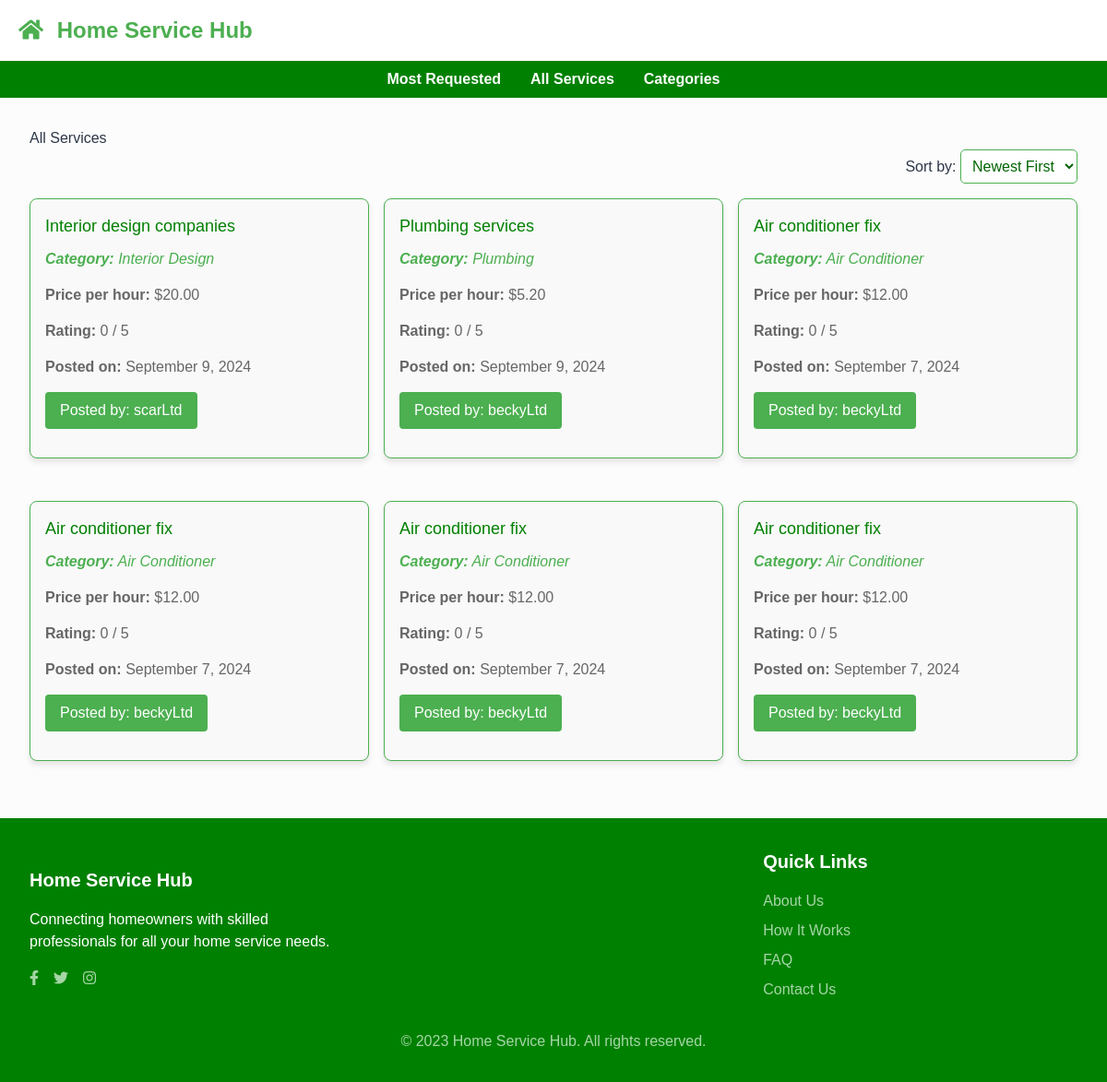
Page /services/service_list/ on the earlier database version.
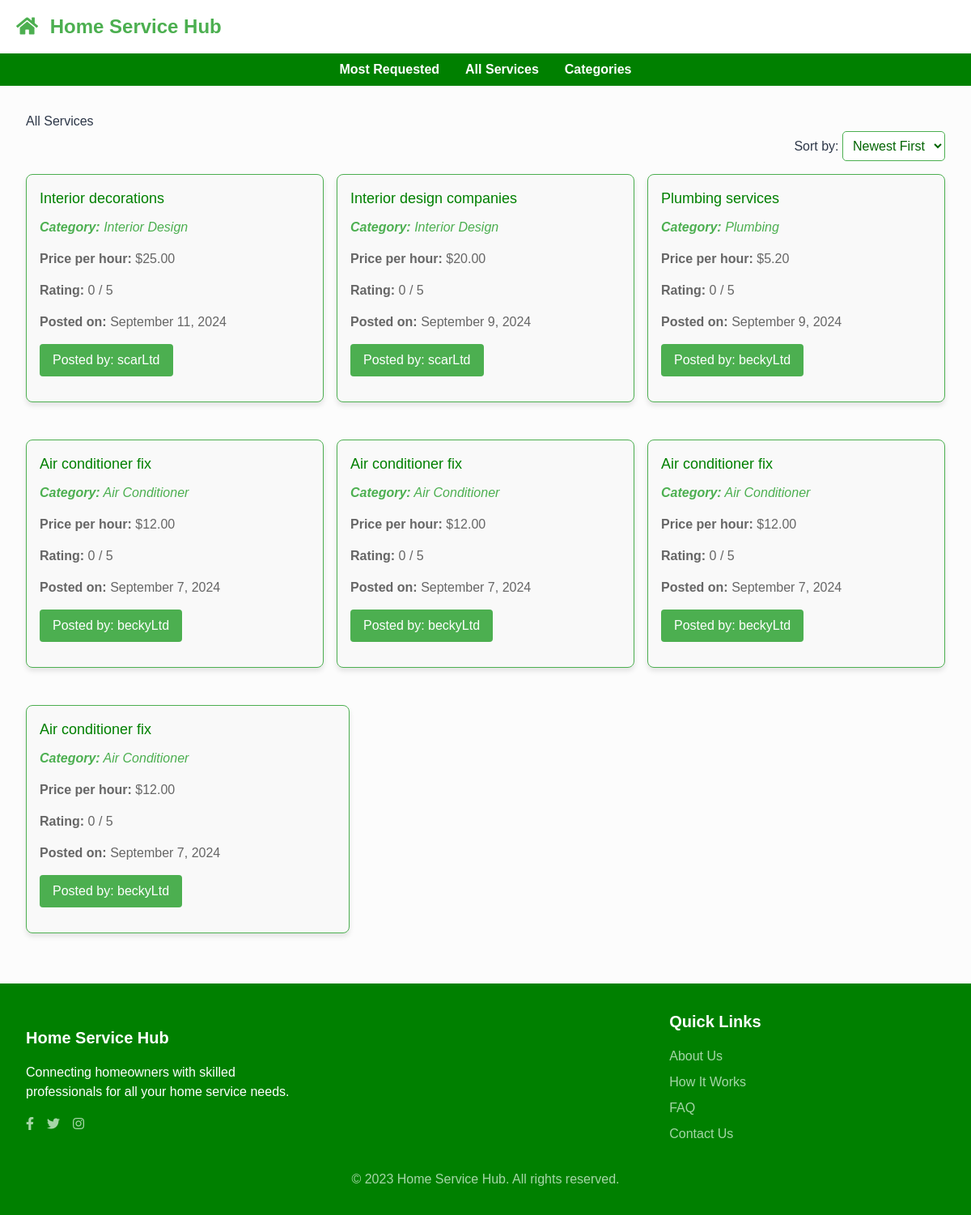
Same page on the later database version.
### services/models.py (models this page shows, shortened)
class Service(models.Model):
    company = models.ForeignKey(Company, on_delete=models.CASCADE)
    name = models.CharField(max_length=40)
    description = models.TextField()
    price_hour = models.DecimalField(decimal_places=2, max_digits=100)
    rating = models.IntegerField(
        validators=[MinValueValidator(0), MaxValueValidator(5)], default=0
    )
    choices = (
        ("Air Conditioner", "Air Conditioner"),
        ("Carpentry", "Carpentry"),
        ("Electricity", "Electricity"),
        ("Gardening", "Gardening"),
        ("Home Machines", "Home Machines"),
        ("House Keeping", "House Keeping"),
        ("Interior Design", "Interior Design"),
        ("Locks", "Locks"),
        ("Painting", "Painting"),
        ("Plumbing", "Plumbing"),
        ("Water Heaters", "Water Heaters"),
    )
    field = models.CharField(max_length=30, blank=False, null=False, choices=choices)
    date = models.DateTimeField(auto_now=True, null=False)

### users/models.py (models this page shows, shortened)
class Company(models.Model):
    user = models.OneToOneField(User, on_delete=models.CASCADE, primary_key=True)
    email = models.EmailField(
        max_length=100,
        unique=True,
        blank=False,
        null=False,
        default="default@example.com",
    )
    username = models.CharField(max_length=150, unique=True, blank=False, null=False)
    field_of_work = models.CharField(
        max_length=70,
        choices=(
            ("Air Conditioner", "Air Conditioner"),
            ("All in One", "All in One"),
            ("Carpentry", "Carpentry"),
            ("Electricity", "Electricity"),
            ("Gardening", "Gardening"),
            ("Home Machines", "Home Machines"),
            ("House Keeping", "House Keeping"),
            ("Interior Design", "Interior Design"),
            ("Locks", "Locks"),
            ("Painting", "Painting"),
            ("Plumbing", "Plumbing"),
            ("Water Heaters", "Water Heaters"),
        ),
        blank=False,
        null=False,
    )
    rating = models.IntegerField(
        validators=[MaxValueValidator(5), MinValueValidator(0)], default=0
    )
    description = models.TextField(blank=True, null=True)

### services/views.py (the view)
# urls.py: path("service_list/", v.services_list, name="service_list"),
def services_list(request):
    services = Service.objects.all().order_by("-date")  # Newest first by default
    return render(request, "service_main.html", {"services": services})

### services/templates/service_main.html (shortened to what this page needs)
{% extends 'base.html' %}
{% load static %}
{% block extra_css %}
<link rel="stylesheet" href="{% static 'css/services_display.css' %}">
{% endblock %}
{% block content %}
    {% include 'partials/service_subHeader.html' %}
    <div class="main-div">
        <h2>All Services</h2>
        <div id="sort-container">
            <label for="sort-select">Sort by: </label>
            <select id="sort-select">
                <option value="newest">Newest First</option>
            </select>
        </div>
        <div id="services-container">
            {% for service in services %}
            <div class="service-card">
                <h3 class="h3-text">{{ service.name }}</h3>
                <p class="category"><strong>Category:</strong> {{ service.get_field_display }}</p>
                <p><strong>Price per hour:</strong> ${{ service.price_hour }}</p>
                <p><strong>Rating:</strong> {{ service.rating }} / 5</p>
                <p><strong>Posted on:</strong> {{ service.date|date:"F j, Y" }}</p>
                <p><a href="#">Posted by:</strong> {{ service.company.username }}</a></p>
            </div>
            {% empty %}
            <p>No services available.</p>
            {% endfor %}
        </div>
    </div>
{% endblock %}

Differences in the rows shown:
added Service: name "Interior decorations", field "Interior Design", price_hour "25.00", rating "0", date "September 11, 2024", company.username "scarLtd"
